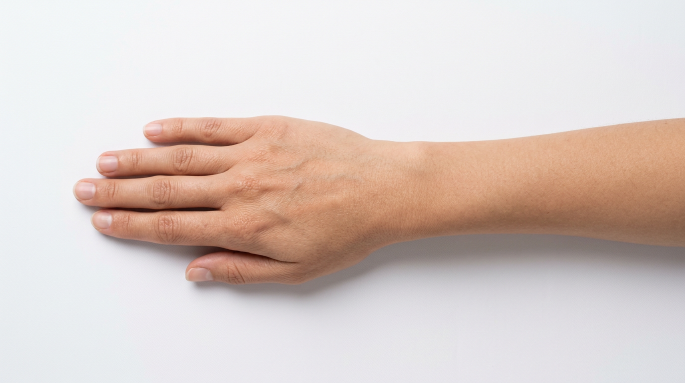
#> input picture tools/hands_src/open.png, 685 x 383 px; its folder holds only this picture in this run
$ python -i track.py   (imports and definitions only)
#> lines starting #> are read from the running program, lines starting #| are printed output that depends on the picture; after the words box and inside, x2 and y2 are one past the last pixel; in counts of white or black regions, pixels touching at a corner belong together
#> further down, picture is the input picture: shape (383, 685, 3); mean B, G, R 198.8, 204.1, 218
import cv2,numpy as np,glob,json
fs=sorted(glob.glob('fr/*.png'));N=len(fs);H,W=1280,720
def skin(im):
    ycc=cv2.cvtColor(im,cv2.COLOR_BGR2YCrCb);hsv=cv2.cvtColor(im,cv2.COLOR_BGR2HSV)
#> after `ycc = cv2.cvtColor(im, cv2.COLOR_BGR2YCrCb)`: ycc: shape (383, 685, 3); mean of channels 0, 1, 2 207.7, 135.4, 123
#> after `hsv = cv2.cvtColor(im, cv2.COLOR_BGR2HSV)`: hsv: shape (383, 685, 3); mean H, S, V 83, 32.3, 220.4
    m=((ycc[...,1]>135)&(ycc[...,1]<185)&(ycc[...,2]>80)&(ycc[...,2]<135)&(hsv[...,1]>35)&(hsv[...,2]>70)).astype(np.uint8)
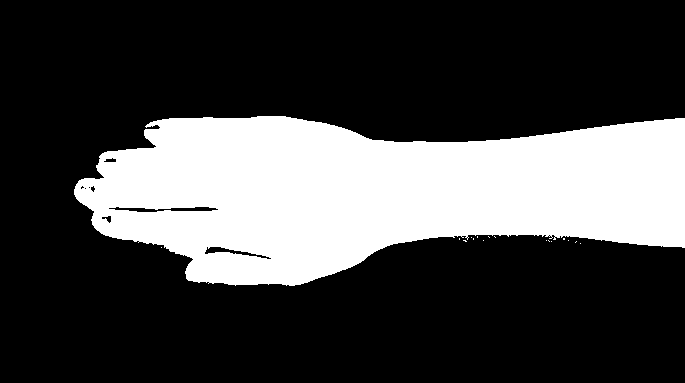
#> m: shape (383, 685); values 0 (black) and 1 (white), 27.5% white; 17 white regions (16 under 20 px), largest, box (x1, y1, x2, y2) and area: (74, 116, 685, 286) 72170
    m=cv2.morphologyEx(m,cv2.MORPH_OPEN,np.ones((3,3),np.uint8))
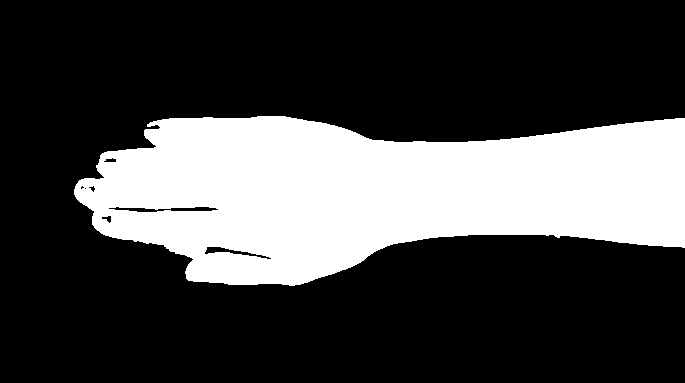
#> m: shape (383, 685); values 0 (black) and 1 (white), 27.5% white; 1 white region, box (x1, y1, x2, y2) and area: (74, 116, 685, 286) 72088
    return m
def printmask(im):
    hsv=cv2.cvtColor(im,cv2.COLOR_BGR2HSV)
    m=((hsv[...,2]>195)&(hsv[...,1]<55)).astype(np.uint8)
    # keep the main cluster (drop press / table specks): dilate, biggest components covering most area
    d=cv2.dilate(m,np.ones((31,31),np.uint8))
    n,lab,st,_=cv2.connectedComponentsWithStats(d)
    best=1+int(np.argmax(st[1:,cv2.CC_STAT_AREA]))
    keep=(lab==best).astype(np.uint8)
    return m*keep
# [1 line not run here, left out]
# [1 line that did not run here, left out]
ref=0
# [1 line that did not run here, left out]
Ws=[np.eye(3,dtype=np.float32)]
crit=(cv2.TERM_CRITERIA_EPS|cv2.TERM_CRITERIA_COUNT,200,1e-6)
ious=[1.0]
# [22 lines not run here, left out]

>>> import cv2
>>> picture = cv2.imread('../hands_src/open.png')
>>> result = skin(picture)

$ run again, on tools/hands_src/point1.png
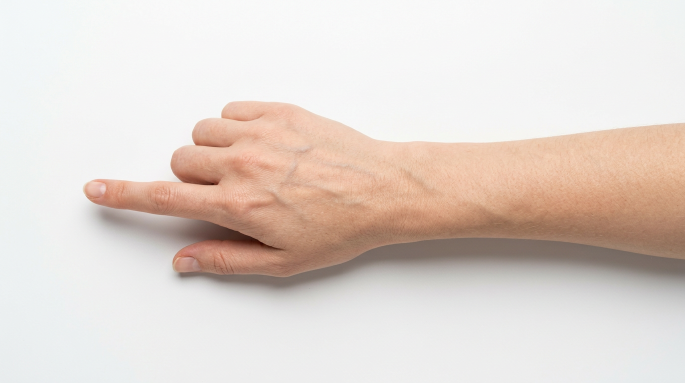
#> input picture tools/hands_src/point1.png, 685 x 383 px
#> picture is the input picture: shape (383, 685, 3); mean B, G, R 207, 214, 225.4
#> ycc: shape (383, 685, 3); mean of channels 0, 1, 2 216.6, 134.3, 122.6
#> hsv: shape (383, 685, 3); mean H, S, V 41.8, 25.2, 226.1
#> in skin, `m=((ycc[...,1]>135)&(ycc[...,1]<185)&(ycc[...,2]>80)&(ycc[...,2]<135)&..`:
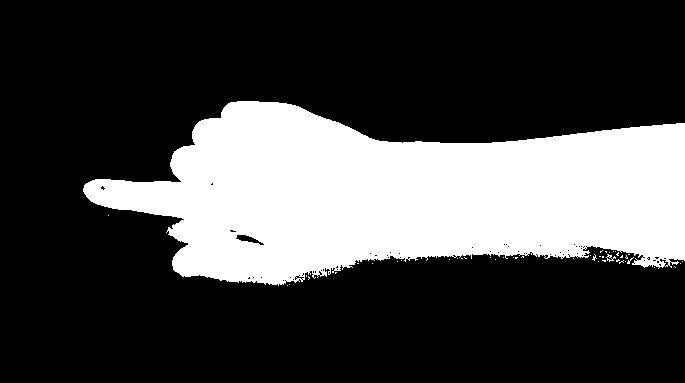
#> m: shape (383, 685); values 0 (black) and 1 (white), 27.4% white; 46 white regions (44 under 20 px), largest, box (x1, y1, x2, y2) and area: (83, 101, 685, 286) 71687, (606, 254, 616, 262) 32
#> in skin, `m=cv2.morphologyEx(m,cv2.MORPH_OPEN,np.ones((3,3),np.uint8))`:
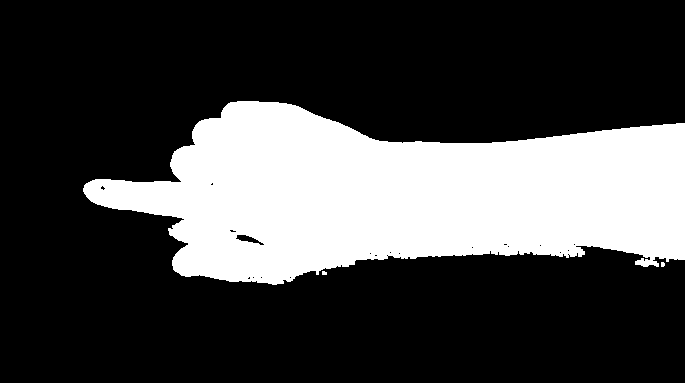
#> m: shape (383, 685); values 0 (black) and 1 (white), 27.2% white; 3 white regions (2 under 20 px), largest, box (x1, y1, x2, y2) and area: (83, 101, 685, 285) 71205

$ run again, on tools/hands_src/point2.png
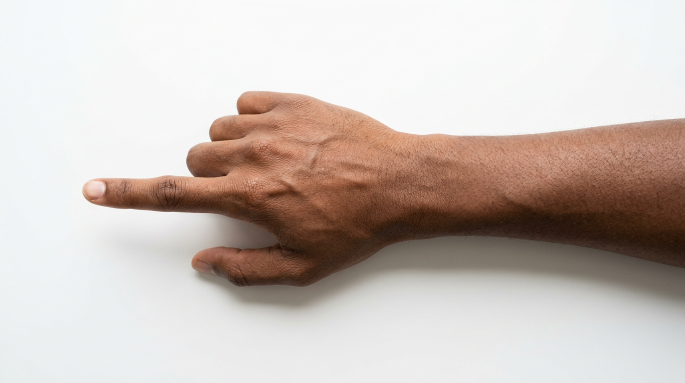
#> input picture tools/hands_src/point2.png, 685 x 383 px
#> picture is the input picture: shape (383, 685, 3); mean B, G, R 186.8, 193, 204.1
#> ycc: shape (383, 685, 3); mean of channels 0, 1, 2 195.6, 134.1, 123.1
#> hsv: shape (383, 685, 3); mean H, S, V 43.5, 38.4, 205.3
#> in skin, `m=((ycc[...,1]>135)&(ycc[...,1]<185)&(ycc[...,2]>80)&(ycc[...,2]<135)&..`:
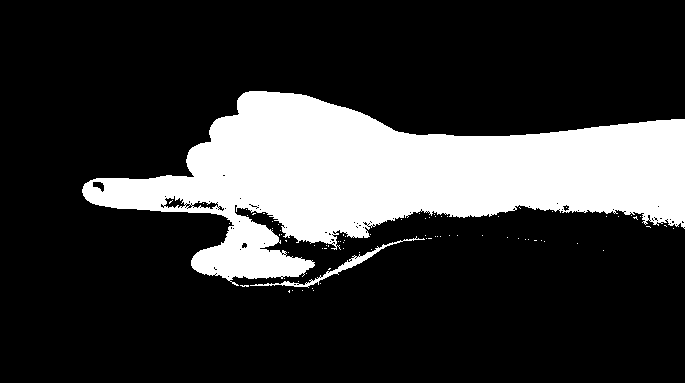
#> m: shape (383, 685); values 0 (black) and 1 (white), 21.5% white; 81 white regions (79 under 20 px), largest, box (x1, y1, x2, y2) and area: (82, 91, 685, 286) 55587, (250, 236, 425, 288) 643
#> in skin, `m=cv2.morphologyEx(m,cv2.MORPH_OPEN,np.ones((3,3),np.uint8))`:
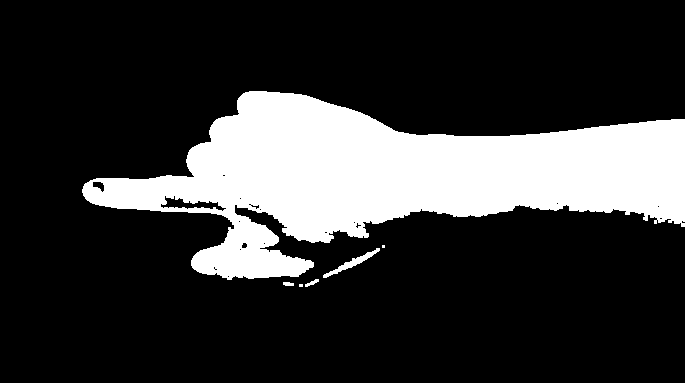
#> m: shape (383, 685); values 0 (black) and 1 (white), 21.1% white; 6 white regions (2 under 20 px), largest, box (x1, y1, x2, y2) and area: (82, 91, 685, 280) 55021, (323, 248, 380, 278) 319, (305, 279, 319, 287) 49, (283, 282, 294, 286) 38
